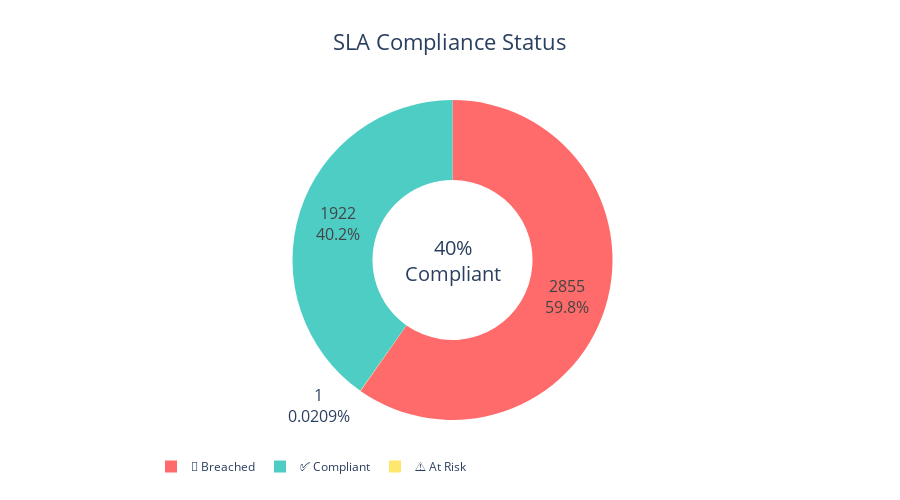

Here is the notebook cell this chart was saved with:
### Code cell
# SLA Compliance visual
labels = ['🚨 Breached', '⚠️ At Risk', '✅ Compliant']
values = [breached, at_risk, active_with_date - breached - at_risk]
colors = ['#FF6B6B', '#FFE66D', '#4ECDC4']

fig = go.Figure(data=[go.Pie(
    labels=labels,
    values=values,
    hole=0.5,
    marker_colors=colors,
    textinfo='percent+value',
    textfont_size=16
)])

fig.update_layout(
    title={'text': 'SLA Compliance Status', 'x': 0.5, 'font': {'size': 22}},
    annotations=[{'text': f'{sla_compliance:.0f}%<br>Compliant', 'x': 0.5, 'y': 0.5, 'font_size': 20, 'showarrow': False}],
    height=500,
    showlegend=True,
    legend={'orientation': 'h', 'y': -0.1}
)
fig.show()

### Figure 1 — Plotly figure (JSON) as saved in the notebook; plotly's stock layout.template omitted (floating-point values rounded to 4 significant figures)
{"data": [{"hole": 0.5, "labels": ["🚨 Breached", "⚠️ At Risk", "✅ Compliant"], "marker": {"colors": ["#FF6B6B", "#FFE66D", "#4ECDC4"]}, "textfont": {"size": 16}, "textinfo": "percent+value", "type": "pie", "values": [2855, 1, 1922]}], "layout": {"annotations": [{"font": {"size": 20}, "showarrow": false, "text": "40%<br>Compliant", "x": 0.5, "y": 0.5}], "height": 500, "legend": {"orientation": "h", "y": -0.1}, "showlegend": true, "title": {"font": {"size": 22}, "text": "SLA Compliance Status", "x": 0.5}}}
